Frame 1 (no input): blank canvas, image omitted
Frame 60 (the mouse pressed at the canvas centre just before this capture): blank canvas, image omitted
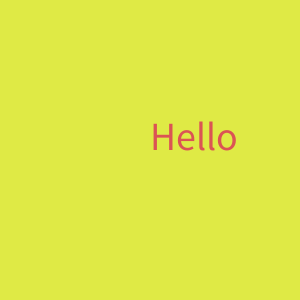
Frame 120 (the mouse held since frame 60 and released just before this capture)

The Processing sketch whose frames 1 and 60 were blank and that drew this single picture after the mouse press (run headless with seeded random() and noise(); from frame 60 on, the mouse is pressed at the canvas centre):

// Processing sketch: week12_2_text
// ── week12_2_text.pde
void setup(){
  size(300,300);
  textSize(40);
}
void draw(){
  background(#DFEA45);
  fill(#DB5454);
  text("Hello",mouseX,mouseY);
}
